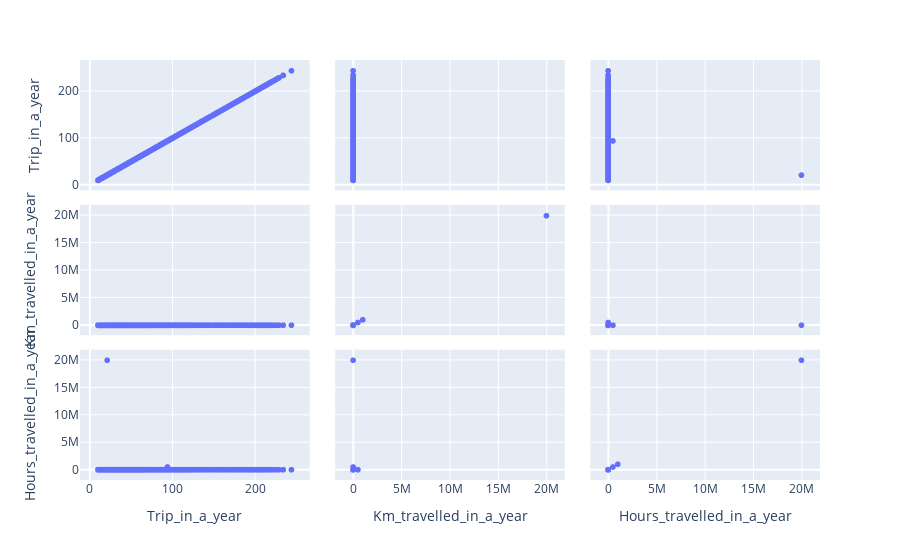

This figure's notebook cell:
### Code cell
import plotly.express as px
fig = px.scatter_matrix(df[stats])
fig.show()
fig.write_html("file.html")

### Figure 1 — Plotly figure (JSON) as saved in the notebook; plotly's stock layout.template omitted (floating-point values rounded to 4 significant figures; data arrays with more than 128 entries replaced by an {"elided": "..."} marker saying what was removed)
{"data": [{"dimensions": [{"axis": {"matches": true}, "label": "Trip_in_a_year", "values": {"elided": "8720 int values"}}, {"axis": {"matches": true}, "label": "Km_travelled_in_a_year", "values": {"elided": "8720 int values"}}, {"axis": {"matches": true}, "label": "Hours_travelled_in_a_year", "values": {"elided": "8720 float values"}}], "hovertemplate": "%{xaxis.title.text}=%{x}<br>%{yaxis.title.text}=%{y}<extra></extra>", "legendgroup": "", "marker": {"color": "#636efa", "symbol": "circle"}, "name": "", "showlegend": false, "type": "splom"}], "layout": {"dragmode": "select", "legend": {"tracegroupgap": 0}, "margin": {"t": 60}}}
